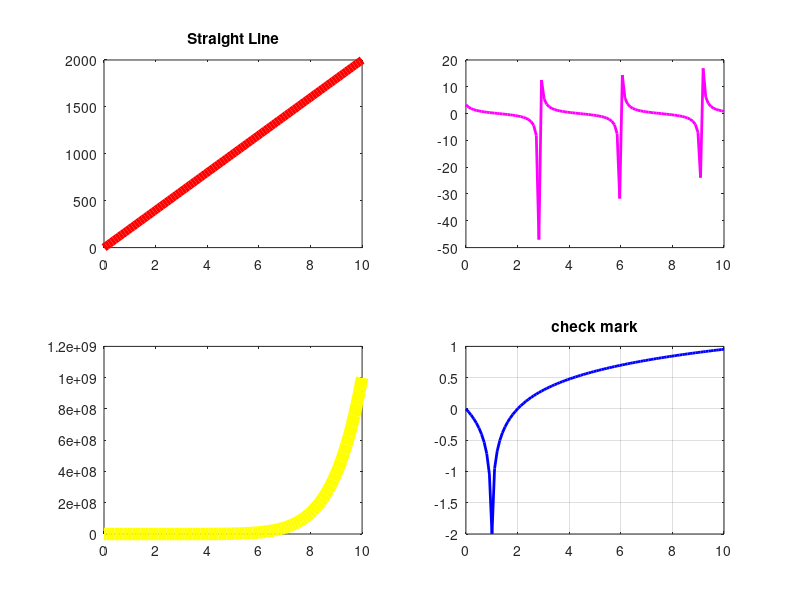

This chart was generated by the following MATLAB code: (Note: this script raises an error after producing the figure.)
e= linspace(0,10);
f1 = e*+2*100;
f2 = cot(e+4^2);
f3 = (e.^9+2*e);
f4 = (log10(e-1));


subplot(2, 2, 1)
plot(e , f1, 'r', 'linewidth' , 6)
title('Straight Line')
subplot(2, 2, 2)
plot(e , f2, 'm', 'linewidth' , 2)
subplot(2,2,3)
title('music notes')
plot(e , f3, 'y', 'linewidth' , 9)
subplot(2,2,4)
title ('banana')
plot(e , f4, 'b', 'linewidth' , 2)
subplot(2,2,4)
title ('check mark')
grid
sgtitle('My Plots')